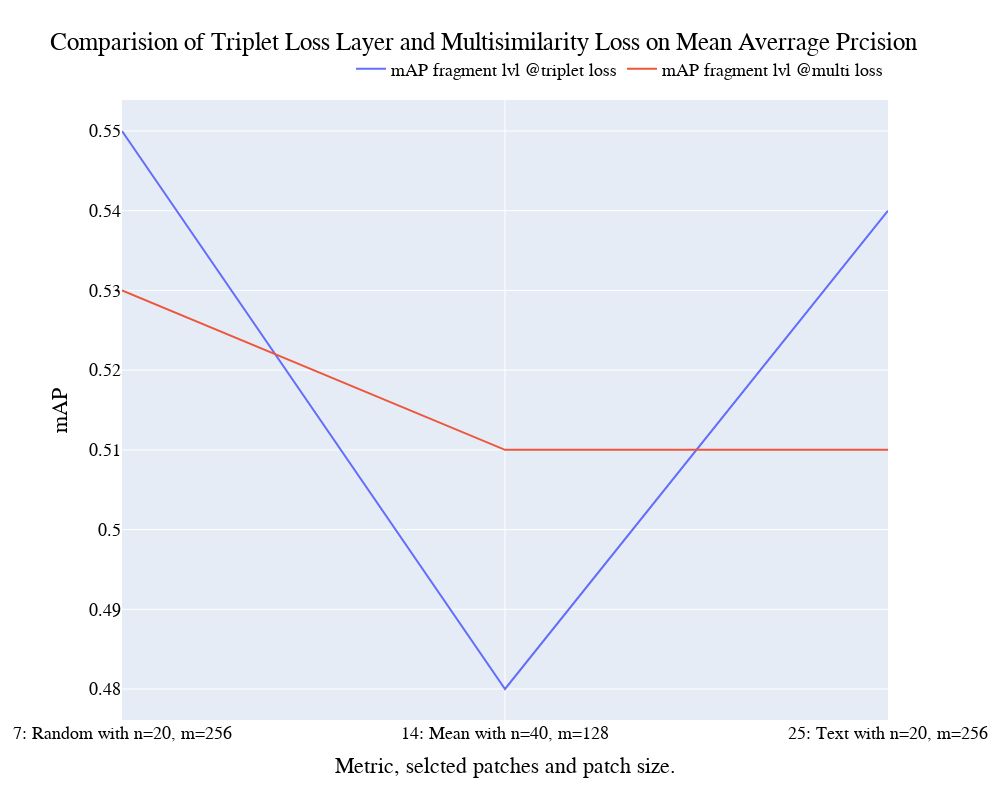

Here is the notebook cell this chart was saved with:
### Code cell
maps_ref = []
accs_ref = []
maps_test = []
accs_test = []

for dataset in ref_datasets:
    
    # validation
    out_ref = f'/Users/beantown/PycharmProjects/master-thesis/results/{dataset}/logs/'
    out_resnet = f'/Users/beantown/PycharmProjects/master-thesis/results/multi_loss/{dataset}/logs/'
    
    log_file = out_ref + 'img_val_acc.csv'
    df_ref  = pd.read_csv(log_file, index_col=0)
    df_ref = df_ref[df_ref.classes != 15110]
    df_ref = df_ref[df_ref.classes != 131661]
    
    map_ref = round(df_ref.mean_average_precision.mean(),2)
    acc_ref = round(df_ref.precision_at_1.mean(),2)
    maps_ref.append(map_ref)
    accs_ref.append(acc_ref)
    
    log_file = out_resnet + 'img_val_acc.csv'
    df_test  = pd.read_csv(log_file, index_col=0)
    df_test = df_test[df_test.classes != 15110]
    df_test = df_test[df_test.classes != 131661]
    map_test = round(df_test.mean_average_precision.mean(),2)
    acc_test = round(df_test.precision_at_1.mean(),2)
    maps_test.append(map_test)
    accs_test.append(acc_test)
    
    if False:
        print(f'Results {ref_datasets}:')
        print(f'mAP: {map_image}')
        print(f'mAP: {acc_image}')
        print('')
        
df_map_ref = pd.DataFrame(ref_datasets, columns=['dataset'])
df_map_ref['mAP'] = maps_ref
df_map_ref['type'] = 'mAP fragment lvl @triplet loss'

df_map_test = pd.DataFrame(ref_datasets, columns=['dataset'])
df_map_test['mAP'] = maps_test
df_map_test['type'] = 'mAP fragment lvl @multi loss'

df_acc_ref = pd.DataFrame(ref_datasets, columns=['dataset'])
df_acc_ref['value'] = accs_ref
df_acc_ref['type'] = 'top-1-accuracy fragment lvl @triplet loss'

df_acc_test = pd.DataFrame(ref_datasets, columns=['dataset'])
df_acc_test['value'] = accs_test
df_acc_test['type'] = 'top-1-accuracy fragment lvl @multi loss'

frames = [df_map_ref, df_map_test]
df = pd.concat(frames)
#df.head()

fig = px.line(df,
              x="dataset",
              y="mAP",
              color='type',
            title='Comparision of Triplet Loss Layer and Multisimilarity Loss on Mean Averrage Prcision',width=1000, height=800)


fig.update_layout(
       xaxis = dict(
           title = 'Metric, selcted patches and patch size.',
        tickmode = 'array',
        tickvals = [0, 1, 2],
        ticktext = ['7: Random with n=20, m=256',                                        
                    '14: Mean with n=40, m=128',                    
                    '25: Text with n=20, m=256',]
    ),    
    font=dict(family="Serif",size=18,color='black'),
  legend=dict(title='', orientation="h",
    yanchor="bottom",
    y=1.02,
    xanchor="right",
    x=1))
    
fig.show()

### Figure 1 — Plotly figure (JSON) as saved in the notebook; plotly's stock layout.template omitted (floating-point values rounded to 4 significant figures)
{"data": [{"hovertemplate": "type=mAP fragment lvl @triplet loss<br>dataset=%{x}<br>mAP=%{y}<extra></extra>", "legendgroup": "mAP fragment lvl @triplet loss", "line": {"color": "#636efa", "dash": "solid"}, "marker": {"symbol": "circle"}, "mode": "lines", "name": "mAP fragment lvl @triplet loss", "orientation": "v", "showlegend": true, "type": "scatter", "x": ["7_baseline_big_big", "14_mean_medium_bigger", "25_text_big_big"], "xaxis": "x", "y": [0.55, 0.48, 0.54], "yaxis": "y"}, {"hovertemplate": "type=mAP fragment lvl @multi loss<br>dataset=%{x}<br>mAP=%{y}<extra></extra>", "legendgroup": "mAP fragment lvl @multi loss", "line": {"color": "#EF553B", "dash": "solid"}, "marker": {"symbol": "circle"}, "mode": "lines", "name": "mAP fragment lvl @multi loss", "orientation": "v", "showlegend": true, "type": "scatter", "x": ["7_baseline_big_big", "14_mean_medium_bigger", "25_text_big_big"], "xaxis": "x", "y": [0.53, 0.51, 0.51], "yaxis": "y"}], "layout": {"font": {"color": "black", "family": "Serif", "size": 18}, "height": 800, "legend": {"orientation": "h", "title": {"text": ""}, "tracegroupgap": 0, "x": 1, "xanchor": "right", "y": 1.02, "yanchor": "bottom"}, "title": {"text": "Comparision of Triplet Loss Layer and Multisimilarity Loss on Mean Averrage Prcision"}, "width": 1000, "xaxis": {"anchor": "y", "autorange": true, "domain": [0, 1], "range": [0, 2], "tickmode": "array", "ticktext": ["7: Random with n=20, m=256", "14: Mean with n=40, m=128", "25: Text with n=20, m=256"], "tickvals": [0, 1, 2], "title": {"text": "Metric, selcted patches and patch size."}, "type": "category"}, "yaxis": {"anchor": "x", "autorange": true, "domain": [0, 1], "range": [0.4761, 0.5539], "title": {"text": "mAP"}, "type": "linear"}}}
